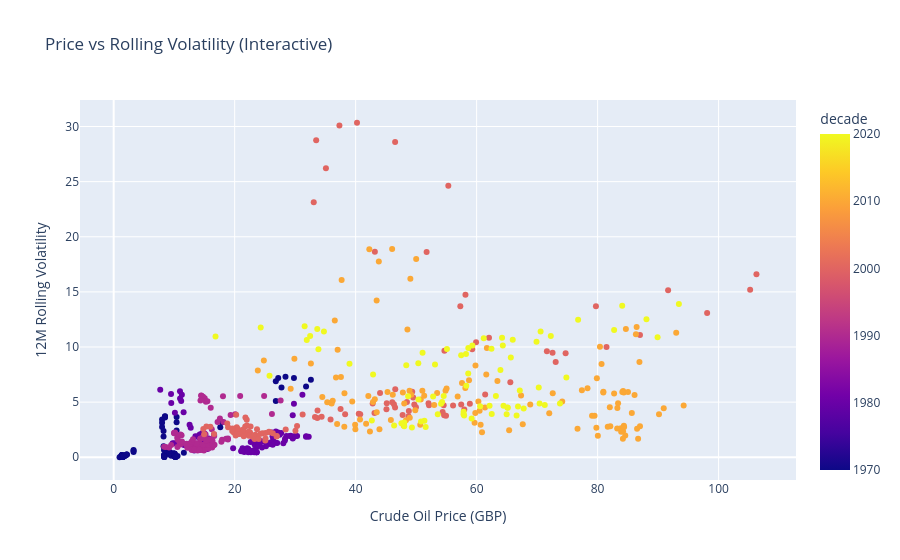
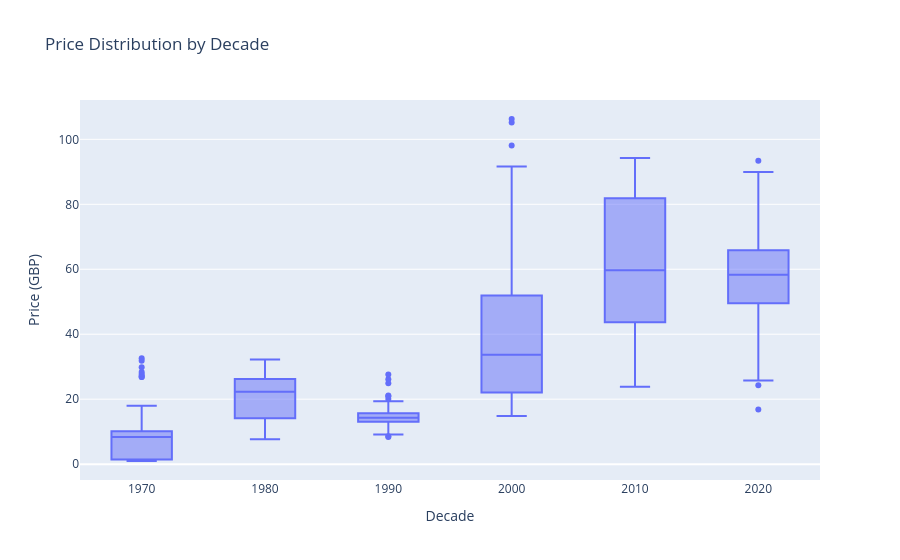
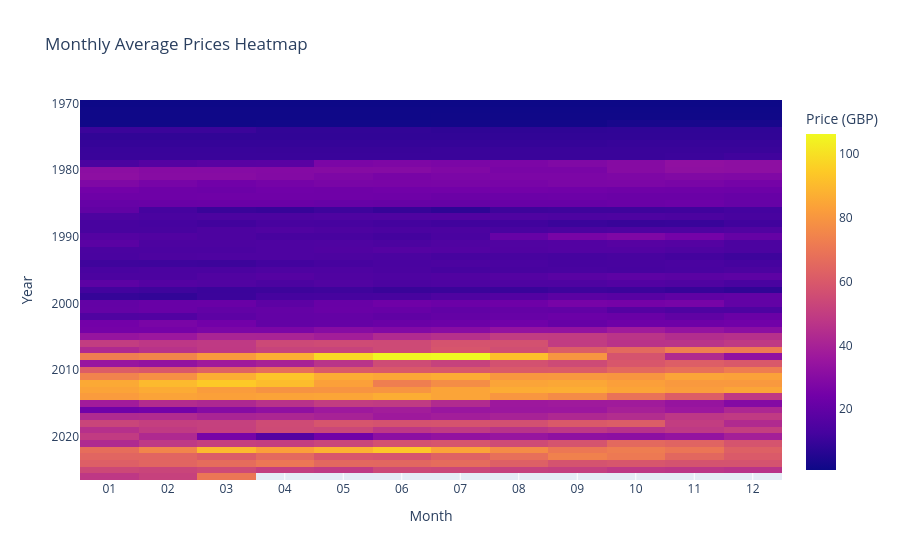

Notebook source saved alongside these figures, in order:
### Markdown cell above
## 4.4 Additional Interactive Visualizations

Explore the data with interactive charts for deeper insights.

### Code cell
# Interactive scatter: X=Price, Y=Volatility, Color=Decade
# Each point = one month of data, colored by decade it belongs to
fig_scatter = px.scatter(source1, x='crude_oil_price_gbp', y='rolling_vol_12m',
                        color='decade', title='Price vs Rolling Volatility (Interactive)',
                        labels={'crude_oil_price_gbp': 'Crude Oil Price (GBP)', 'rolling_vol_12m': '12M Rolling Volatility'},
                        hover_data=['date'])
fig_scatter.show()

# Box plot: Shows price distribution within each decade
# Whiskers = min/max, box = 25th-75th percentile, line = median
fig_box = px.box(source1, x='decade', y='crude_oil_price_gbp',
                 title='Price Distribution by Decade',
                 labels={'decade': 'Decade', 'crude_oil_price_gbp': 'Price (GBP)'})
fig_box.show()

# Extract month and year for heatmap grouping
source1['month'] = source1['date'].dt.month
source1['year'] = source1['date'].dt.year
# Calculate average price for each month/year combination
monthly_avg = source1.groupby(['year', 'month'])['crude_oil_price_gbp'].mean().reset_index()
# Pivot to create matrix: rows=years, columns=months, values=prices
monthly_avg_pivot = monthly_avg.pivot(index='year', columns='month', values='crude_oil_price_gbp')

# Heatmap: color intensity shows price levels
# Darker colors = higher prices, lighter colors = lower prices
fig_heatmap = px.imshow(monthly_avg_pivot,
                       title='Monthly Average Prices Heatmap',
                       labels=dict(x="Month", y="Year", color="Price (GBP)"),
                       x=[f"{i:02d}" for i in range(1,13)],
                       y=monthly_avg_pivot.index)
fig_heatmap.show()

### Figure 1 — Plotly figure (JSON) as saved in the notebook; plotly's stock layout.template omitted (floating-point values rounded to 4 significant figures; data arrays with more than 128 entries replaced by an {"elided": "..."} marker saying what was removed)
{"data": [{"customdata": {"elided": "675x1 str values"}, "hovertemplate": "Crude Oil Price (GBP)=%{x}<br>12M Rolling Volatility=%{y}<br>date=%{customdata[0]}<br>decade=%{marker.color}<extra></extra>", "legendgroup": "", "marker": {"color": {"elided": "675 int values"}, "coloraxis": "coloraxis", "symbol": "circle"}, "mode": "markers", "name": "", "orientation": "v", "showlegend": false, "type": "scatter", "x": {"elided": "675 float values"}, "xaxis": "x", "y": {"elided": "675 float values"}, "yaxis": "y"}], "layout": {"coloraxis": {"colorbar": {"title": {"text": "decade"}}, "colorscale": [[0, "#0d0887"], [0.1111, "#46039f"], [0.2222, "#7201a8"], [0.3333, "#9c179e"], [0.4444, "#bd3786"], [0.5556, "#d8576b"], [0.6667, "#ed7953"], [0.7778, "#fb9f3a"], [0.8889, "#fdca26"], [1, "#f0f921"]]}, "legend": {"tracegroupgap": 0}, "title": {"text": "Price vs Rolling Volatility (Interactive)"}, "xaxis": {"anchor": "y", "domain": [0, 1], "title": {"text": "Crude Oil Price (GBP)"}}, "yaxis": {"anchor": "x", "domain": [0, 1], "title": {"text": "12M Rolling Volatility"}}}}

### Figure 2 — Plotly figure (JSON) as saved in the notebook; plotly's stock layout.template omitted (floating-point values rounded to 4 significant figures; data arrays with more than 128 entries replaced by an {"elided": "..."} marker saying what was removed)
{"data": [{"alignmentgroup": "True", "hovertemplate": "Decade=%{x}<br>Price (GBP)=%{y}<extra></extra>", "legendgroup": "", "marker": {"color": "#636efa"}, "name": "", "notched": false, "offsetgroup": "", "orientation": "v", "showlegend": false, "type": "box", "x": {"elided": "675 int values"}, "x0": " ", "xaxis": "x", "y": {"elided": "675 float values"}, "y0": " ", "yaxis": "y"}], "layout": {"boxmode": "group", "legend": {"tracegroupgap": 0}, "title": {"text": "Price Distribution by Decade"}, "xaxis": {"anchor": "y", "domain": [0, 1], "title": {"text": "Decade"}}, "yaxis": {"anchor": "x", "domain": [0, 1], "title": {"text": "Price (GBP)"}}}}

### Figure 3 — Plotly figure (JSON) as saved in the notebook; plotly's stock layout.template omitted (floating-point values rounded to 4 significant figures; data arrays with more than 128 entries replaced by an {"elided": "..."} marker saying what was removed)
{"data": [{"coloraxis": "coloraxis", "hovertemplate": "Month: %{x}<br>Year: %{y}<br>Price (GBP): %{z}<extra></extra>", "name": "0", "type": "heatmap", "x": ["01", "02", "03", "04", "05", "06", "07", "08", "09", "10", "11", "12"], "xaxis": "x", "y": [1970, 1971, 1972, 1973, 1974, 1975, 1976, 1977, 1978, 1979, 1980, 1981, 1982, 1983, 1984, 1985, 1986, 1987, 1988, 1989, 1990, 1991, 1992, 1993, 1994, 1995, 1996, 1997, 1998, 1999, 2000, 2001, 2002, 2003, 2004, 2005, 2006, 2007, 2008, 2009, 2010, 2011, 2012, 2013, 2014, 2015, 2016, 2017, 2018, 2019, 2020, 2021, 2022, 2023, 2024, 2025, 2026], "yaxis": "y", "z": {"elided": "57x12 float values"}}], "layout": {"coloraxis": {"colorbar": {"title": {"text": "Price (GBP)"}}, "colorscale": [[0, "#0d0887"], [0.1111, "#46039f"], [0.2222, "#7201a8"], [0.3333, "#9c179e"], [0.4444, "#bd3786"], [0.5556, "#d8576b"], [0.6667, "#ed7953"], [0.7778, "#fb9f3a"], [0.8889, "#fdca26"], [1, "#f0f921"]]}, "title": {"text": "Monthly Average Prices Heatmap"}, "xaxis": {"anchor": "y", "constrain": "domain", "domain": [0, 1], "scaleanchor": "y", "title": {"text": "Month"}}, "yaxis": {"anchor": "x", "autorange": "reversed", "constrain": "domain", "domain": [0, 1], "title": {"text": "Year"}}}}
